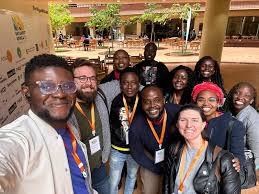
#> input picture 1st.jpeg, 259 x 194 px
$ python 'template_match(opencv).py'
#> lines starting #> are read from the running program, lines starting #| are printed output that depends on the picture; after the words box and inside, x2 and y2 are one past the last pixel; in counts of white or black regions, pixels touching at a corner belong together
import os
import numpy as np
import matplotlib.pyplot as plt
import cv2

temp_mtch_methods = {
                        1: 'cv2.TM_CCOEFF',
                        2: 'cv2.TM_CCOEFF_NORMED',
                        3: 'cv2.TM_CCORR',
                        4: 'cv2.TM_CCORR_NORMED',
                        5: 'cv2.TM_SQDIFF',
                        6: 'cv2.TM_SQDIFF_NORMED'
                    }

print("----------- Template Matching Methods -----------")
print(" 1. cv2.TM_CCOEFF \n 2. cv2.TM_CCOEFF_NORMED \n 3. cv2.TM_CCORR \n 4. cv2.TM_CCORR_NORMED \n 5. cv2.TM_SQDIFF \n 6. cv2.TM_SQDIFF_NORMED")
method = int(input("Select method for template matching: "))
#> the answer given: 1

image = cv2.imread("1st.jpeg")
#> image is the input picture: shape (194, 259, 3); mean B, G, R 92.1, 106.2, 128.7
rgb_img = image.copy()
image_resol = np.shape(image)
#> image_resol = (194, 259, 3)

channels = 1 if len(image_resol) == 2 else image_resol[-1]
#> channels = 3

if channels == 3:
    image = cv2.cvtColor(image, cv2.COLOR_BGR2GRAY)
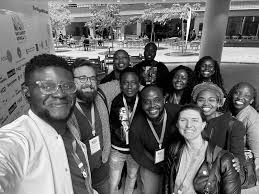
#> image: shape (194, 259); min 0, max 255, mean 111.3
elif channels == 4:
    image = cv2.cvtColor(image, cv2.COLOR_BGRA2GRAY)

# crop the region of image that can be used as template
template = image[89:119, 136:166]
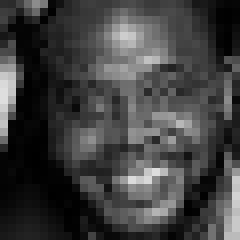
#> template: shape (30, 30) (shown 8 times larger); min 0, max 222, mean 64.2
template_resol = np.shape(template)
#> template_resol = (30, 30)
temp_hei, temp_wid = template_resol[0], template_resol[1]
#> temp_hei = 30; temp_wid = 30
cv2.imwrite("crop_im.jpg", template)

# template matching
result = cv2.matchTemplate(image, template, eval(temp_mtch_methods[method]))
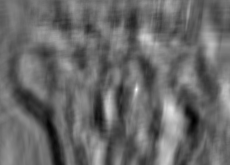
#> result: shape (165, 230) float32; min -1621418.4, max 2256286, mean -20225.7; drawn with min black and max white
min_val, max_val, min_loc, max_loc = cv2.minMaxLoc(result)
#> min_val = -1621418.4; max_val = 2256286; min_loc = (194, 120); max_loc = (136, 89)


# determine coordinated of matched region
top_left = max_loc
#> top_left = (136, 89)
bottom_right = (top_left[0] + temp_wid, top_left[1] + temp_hei)
#> bottom_right = (166, 119)

# Identify matched regio on image
cv2.rectangle(rgb_img, top_left, bottom_right, (0, 255,0), 1)
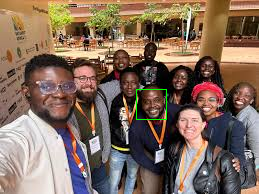
#> rgb_img: shape (194, 259, 3); 0.24% of pixels changed, all inside (x1, y1, x2, y2) = (136, 89, 167, 120)

cv2.imwrite("matched_region.jpg", rgb_img)

plt.imshow(result)
plt.show()

$ run again, with 2nd.jpeg copied over 1st.jpeg
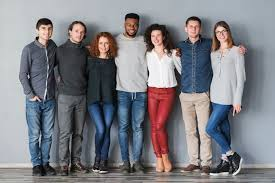
#> input picture 2nd.jpeg, 275 x 183 px
#> image is the input picture: shape (183, 275, 3); mean B, G, R 132.2, 126.2, 126.2
#> image: shape (183, 275)
#> `result = cv2.matchTemplate(image, template, eval(temp_mtch_methods[met..`:
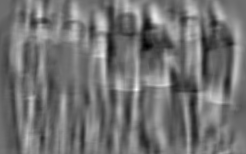
#> result: shape (154, 246) float32; min -639429.1, max 824500.3, mean 17655.3; drawn with min black and max white
#> min_val = -639429.1; max_val = 824500.3; min_loc = (147, 46); max_loc = (136, 89)
#> bottom_right = (166, 119)
#> `cv2.rectangle(rgb_img, top_left, bottom_right, (0, 255,0), 1)`:
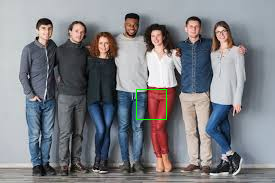
#> rgb_img: shape (183, 275, 3); 0.24% of pixels changed, all inside (x1, y1, x2, y2) = (136, 89, 167, 120)
